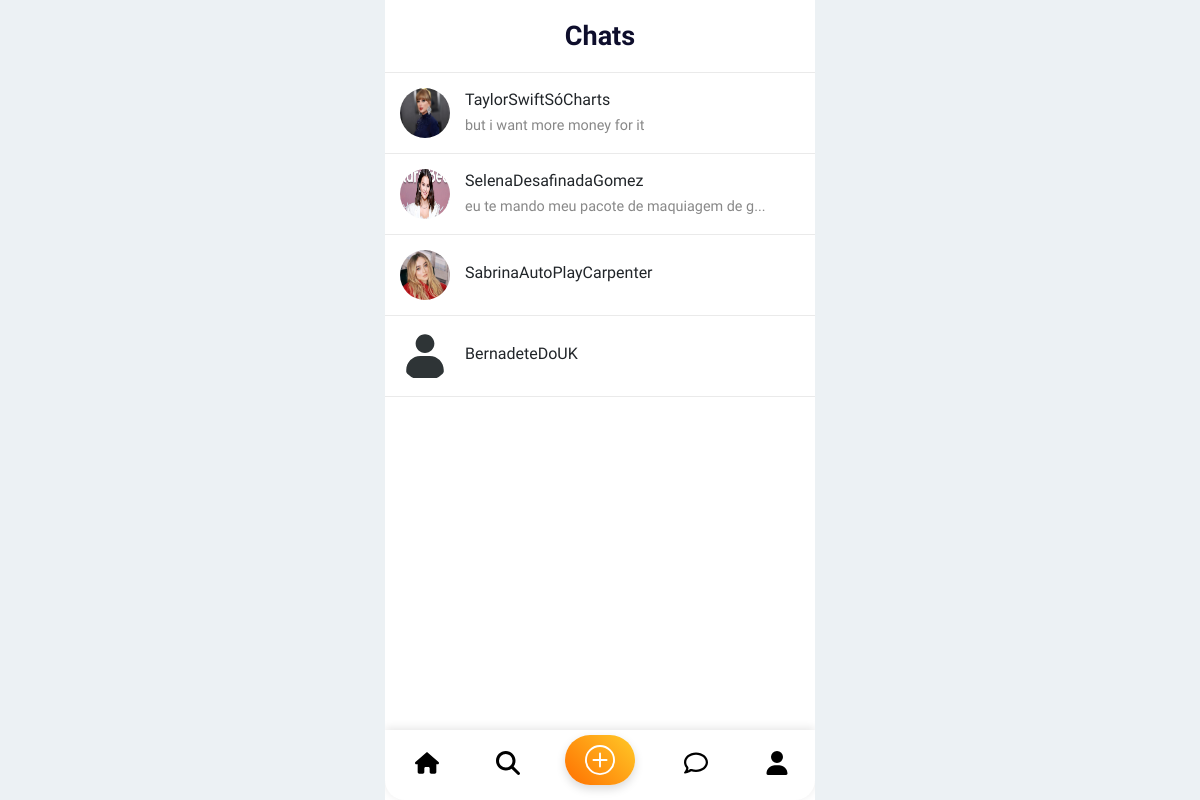
The page /chatContratante (signed in) on the database its author committed.
### app/models/Perfil.py (models this page shows, shortened)
class Imagem(bd.Model):
    __tablename__ = 'imagem'
    id = bd.Column(bd.Integer, primary_key=True, autoincrement=True)
    dono = bd.Column(bd.Integer, bd.ForeignKey('usuario.id'), nullable=False)
    nome = bd.Column(bd.String(25), nullable=False, unique=True)
    tipo_foto = bd.Column(SQLAEnum(TipoFotoEnum), nullable=False)
    caminho = bd.Column(bd.String(255), nullable=False)

### app/models/Pessoa.py (models this page shows, shortened)
class Pessoa(bd.Model):
    __tablename__ = 'pessoa'
    id = bd.Column(bd.Integer, primary_key=True, autoincrement=True)
    nome = bd.Column(bd.String(80), unique=True, nullable=False)
    email = bd.Column(bd.String(80), unique=True, nullable=False)
    senha = bd.Column(bd.LargeBinary(), nullable=False)
    tipo = bd.Column(bd.CHAR, nullable=False)

### app/models/Mensagem.py (models this page shows, shortened)
class Mensagem(bd.Model):
    __tablename__ = 'mensagem'
    id = bd.Column(bd.Integer, primary_key=True, autoincrement=True)
    match = bd.Column(bd.Integer, bd.ForeignKey('match.id'), nullable=False)
    dono = bd.Column(bd.Integer, bd.ForeignKey('usuario.id'), nullable=False)
    mensagem = bd.Column(bd.String(200), nullable=False)
    horario = bd.Column(bd.DateTime, default=datetime.now(pytz.UTC))

### app/routes/ChatHirer.py (the view)
@app.route("/chatContratante", methods=["GET"])
def get_chat_contratante():
    return render_template(CHAT_HIRER_HTML, chats=get_chats())

### app/models/BancoDeDados.py (called while the page is built)
    @staticmethod
    def GetDemandas(id_dono=None):
        with app.app_context():
            if id_dono is None:
                return list(Demanda.query.filter_by(visivel=True).all())
            else:
                return list(Demanda.query.filter_by(dono=id_dono).all())

    @staticmethod
    def GetMatches(id_demanda):
        with app.app_context():
            return list(Match.query.filter_by(id_demanda=id_demanda).all())

    @staticmethod
    def GetNomeUsuario(user_id):
        with app.app_context():
            return Pessoa.query.get(user_id).nome

    @staticmethod
    def GetChat(id_match):
        with app.app_context():
            return sorted(list(Mensagem.query.filter_by(match=id_match).all()), key=lambda x: x.horario)

    @staticmethod
    def GetImagemPerfil(dono):
        with app.app_context():
            return Imagem.query.filter_by(dono=dono, tipo_foto=TipoFotoEnum.PERFIL).first()

### app/routes/ChatHirer.py (called while the page is built)
def get_chats():
    contratante_id = session.get("usuárioLogado")["id"]
    demandas = BancoDeDados().GetDemandas(contratante_id)
    matches = []
    for demanda in demandas:
        matches.extend(BancoDeDados.GetMatches(demanda.id))
    chats = []
    for match in matches:
        imagem = BancoDeDados.GetImagemPerfil(match.id_musico)
        nome = BancoDeDados.GetNomeUsuario(match.id_musico)
        mensagens = BancoDeDados.GetChat(match.id)
        chat = {
            "image": imagem.caminho if imagem is not None else "",
            "name": nome,
            "id_match": match.id,
            "id_outro": match.id_musico,
            "last_message": (mensagens[-1].mensagem[:40] + ("..." if len(mensagens[-1].mensagem) > 40 else "")) if len(mensagens) else "",
        }
        chats.append(chat)
    return chats

### app/templates/chatHirer.html (shortened to what this page needs)
<!DOCTYPE html>
<html lang="en">
<head>
    <link href="https://cdn.jsdelivr.net/npm/bootstrap@5.3.0/dist/css/bootstrap.min.css" rel="stylesheet">
</head>
<body>
    <div class="phone-frame">
        <div class="content">
            <h1>Chats</h1>
        </div>
        <ul class="chat-list">
            {% for chat in chats %}
                <li class="chat-item" data-chat-id-match="{{ chat.id_match }}" data-chat-id-outro="{{ chat.id_outro }}">
                    <img src="{{ chat.image }}" alt="Image" onerror="this.onerror=null; this.src='../static/images/avatar-default.svg';">
                    <div class="chat-info">
                        <h5>{{ chat.name }}</h5>
                        <p>{{ chat.last_message }}</p>
                    </div>
                </li>
            {% endfor %}
        </ul>
        <div class="nav-bar">
            <form action="/homeContratante" method="POST">
                <button type="submit" class="nav-button">
                </button>
            </form>
            <form action="/procurarContratante" method="POST">
                <button class="nav-button">
                    <svg xmlns="http://www.w3.org/2000/svg" viewBox="0 0 512 512">
                        <path
                            d="M416 208c0 45.9-14.9 88.3-40 122.7L502.6 457.4c12.5 12.5 12.5 32.8 0 45.3s-32.8 12.5-45.3 0L330.7 376c-34.4 25.2-76.8 40-122.7 40C93.1 416 0 322.9 0 208S93.1 0 208 0S416 93.1 416 208zM208 352a144 144 0 1 0 0-288 144 144 0 1 0 0 288z" />
                    </svg>
                </button>
            </form>
            <form action="/cadastroDemanda" method="POST">
                <button class="plus-button">
                </button>
            </form>
            <form action="/chatContratante" method="POST">
                <button class="nav-button">
                     </button>
            </form>
            <form action="/perfilContratante" method="POST">
                <button class="nav-button">
                     </button>
            </form>
        </div>
    </div>
</body>
</html>

### app/templates/chatHirer.html (style rules this page uses)
.phone-frame { position: relative; width: 100%; max-width: 430px; height: 100vh; margin: 0 auto; box-sizing: border-box; overflow: hidden; background-color: #ffffff; display: flex; flex-direction: column; justify-content: space-between; }
body { font-family: 'Raleway', sans-serif; margin: 0; padding: 0; background-color: #ECF1F4; display: flex; justify-content: center; align-items: center; min-height: 100vh; width: 100%; }
html { background-color: #ffffff; width: 100%; height: 100%; }
.content { padding: 20px; text-align: center; max-width: 100%; width: 100%; box-sizing: border-box; background-color: #fff; border-bottom: 1px solid #eaeaea; }
h1 { font-family: 'Raleway', sans-serif; font-weight: 700; color: #0e0e2c; font-size: 27px; margin: 0; }
.chat-list { margin: 0; padding: 0; list-style-type: none; overflow-y: auto; flex-grow: 1; }
.chat-item { display: flex; align-items: center; padding: 15px; background-color: #fff; border-bottom: 1px solid #eaeaea; }
.chat-item img { border-radius: 50%; width: 50px; height: 50px; margin-right: 15px; }
.chat-item .chat-info { flex: 1; }
.chat-item h5 { margin: 0; font-size: 1rem; }
.chat-item p { margin: 5px 0 0; font-size: 0.9rem; color: #888; white-space: nowrap; overflow: hidden; text-overflow: ellipsis; }
.nav-bar { background-color: #fff; box-shadow: 0 -2px 10px rgba(0, 0, 0, 0.1); display: flex; justify-content: space-around; padding: 10px 0; width: 430px; border-radius: 0 0 20px 20px; }
.plus-button { background: linear-gradient(45deg, #ff6f00, #ffca28); border-radius: 30px; color: white; font-size: 24px; width: 70px; height: 50px; display: flex; align-items: center; justify-content: center; border: none; box-shadow: 0 4px 10px rgba(0, 0, 0, 0.15); position: relative; bottom: 5px; z-index: 1; }
.plus-button svg { width: 30px; height: 30px; }
.nav-button { background: none; border: none; padding: 10px; cursor: pointer; }
.nav-button svg { width: 24px; height: 24px; fill: #000000; transform: translate(2px, 0); }

### rows shown on the page
Imagem: image (picture)
Pessoa: name "TaylorSwiftSóCharts"
Mensagem: last_message "but i want more money for it"
Imagem: image (picture)
Pessoa: name "SelenaDesafinadaGomez"
Imagem: image (picture)
Pessoa: name "SabrinaAutoPlayCarpenter"
Pessoa: shows a picture, name "BernadeteDoUK"

### other values the page prints
{{ chat.last_message }} "eu te mando meu pacote de maquiagem de g..."
